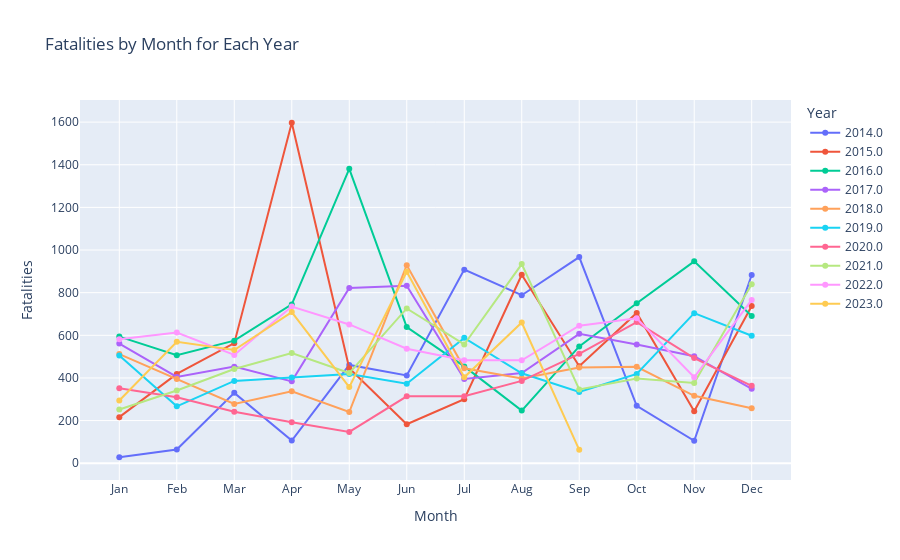

Here is the notebook cell this chart was saved with:
### Code cell
# Group data by year and month, and calculate the sum of 'Total Number of Dead and Missing'
fatalities_by_month = df.groupby(['Year', 'Month'])['Total Number of Dead and Missing'].sum().reset_index()

# Create an interactive line plot with Plotly
fig = px.line(fatalities_by_month, x='Month', y='Total Number of Dead and Missing',
              color='Year', labels={'Total Number of Dead and Missing': 'Fatalities'},
              title='Fatalities by Month for Each Year')

# Customize the hover behavior to display numbers
fig.update_traces(mode='markers+lines', hovertemplate='%{y}')

# Set the x-axis labels
fig.update_xaxes(tickmode='array', tickvals=list(range(1, 13)),
                 ticktext=['Jan', 'Feb', 'Mar', 'Apr', 'May', 'Jun', 'Jul', 'Aug', 'Sep', 'Oct', 'Nov', 'Dec'])

# Show the interactive plot
fig.show()

### Figure 1 — Plotly figure (JSON) as saved in the notebook; plotly's stock layout.template omitted (floating-point values rounded to 4 significant figures)
{"data": [{"hovertemplate": "%{y}", "legendgroup": "2014.0", "line": {"color": "#636efa", "dash": "solid"}, "marker": {"symbol": "circle"}, "mode": "markers+lines", "name": "2014.0", "orientation": "v", "showlegend": true, "type": "scatter", "x": [1, 2, 3, 4, 5, 6, 7, 8, 9, 10, 11, 12], "xaxis": "x", "y": [28, 64, 330, 106, 461, 412, 908, 788, 967, 269, 105, 883], "yaxis": "y"}, {"hovertemplate": "%{y}", "legendgroup": "2015.0", "line": {"color": "#EF553B", "dash": "solid"}, "marker": {"symbol": "circle"}, "mode": "markers+lines", "name": "2015.0", "orientation": "v", "showlegend": true, "type": "scatter", "x": [1, 2, 3, 4, 5, 6, 7, 8, 9, 10, 11, 12], "xaxis": "x", "y": [216, 419, 563, 1597, 446, 183, 300, 884, 455, 705, 244, 737], "yaxis": "y"}, {"hovertemplate": "%{y}", "legendgroup": "2016.0", "line": {"color": "#00cc96", "dash": "solid"}, "marker": {"symbol": "circle"}, "mode": "markers+lines", "name": "2016.0", "orientation": "v", "showlegend": true, "type": "scatter", "x": [1, 2, 3, 4, 5, 6, 7, 8, 9, 10, 11, 12], "xaxis": "x", "y": [594, 507, 575, 745, 1381, 639, 454, 247, 548, 750, 947, 691], "yaxis": "y"}, {"hovertemplate": "%{y}", "legendgroup": "2017.0", "line": {"color": "#ab63fa", "dash": "solid"}, "marker": {"symbol": "circle"}, "mode": "markers+lines", "name": "2017.0", "orientation": "v", "showlegend": true, "type": "scatter", "x": [1, 2, 3, 4, 5, 6, 7, 8, 9, 10, 11, 12], "xaxis": "x", "y": [561, 405, 453, 384, 822, 832, 395, 423, 607, 557, 502, 349], "yaxis": "y"}, {"hovertemplate": "%{y}", "legendgroup": "2018.0", "line": {"color": "#FFA15A", "dash": "solid"}, "marker": {"symbol": "circle"}, "mode": "markers+lines", "name": "2018.0", "orientation": "v", "showlegend": true, "type": "scatter", "x": [1, 2, 3, 4, 5, 6, 7, 8, 9, 10, 11, 12], "xaxis": "x", "y": [512, 395, 278, 337, 240, 929, 445, 398, 449, 452, 316, 258], "yaxis": "y"}, {"hovertemplate": "%{y}", "legendgroup": "2019.0", "line": {"color": "#19d3f3", "dash": "solid"}, "marker": {"symbol": "circle"}, "mode": "markers+lines", "name": "2019.0", "orientation": "v", "showlegend": true, "type": "scatter", "x": [1, 2, 3, 4, 5, 6, 7, 8, 9, 10, 11, 12], "xaxis": "x", "y": [505, 267, 386, 402, 419, 373, 588, 422, 334, 419, 704, 598], "yaxis": "y"}, {"hovertemplate": "%{y}", "legendgroup": "2020.0", "line": {"color": "#FF6692", "dash": "solid"}, "marker": {"symbol": "circle"}, "mode": "markers+lines", "name": "2020.0", "orientation": "v", "showlegend": true, "type": "scatter", "x": [1, 2, 3, 4, 5, 6, 7, 8, 9, 10, 11, 12], "xaxis": "x", "y": [352, 309, 241, 192, 147, 314, 314, 386, 513, 662, 493, 363], "yaxis": "y"}, {"hovertemplate": "%{y}", "legendgroup": "2021.0", "line": {"color": "#B6E880", "dash": "solid"}, "marker": {"symbol": "circle"}, "mode": "markers+lines", "name": "2021.0", "orientation": "v", "showlegend": true, "type": "scatter", "x": [1, 2, 3, 4, 5, 6, 7, 8, 9, 10, 11, 12], "xaxis": "x", "y": [252, 341, 442, 517, 423, 726, 557, 934, 346, 397, 376, 840], "yaxis": "y"}, {"hovertemplate": "%{y}", "legendgroup": "2022.0", "line": {"color": "#FF97FF", "dash": "solid"}, "marker": {"symbol": "circle"}, "mode": "markers+lines", "name": "2022.0", "orientation": "v", "showlegend": true, "type": "scatter", "x": [1, 2, 3, 4, 5, 6, 7, 8, 9, 10, 11, 12], "xaxis": "x", "y": [582, 613, 508, 735, 651, 537, 483, 483, 645, 680, 403, 766], "yaxis": "y"}, {"hovertemplate": "%{y}", "legendgroup": "2023.0", "line": {"color": "#FECB52", "dash": "solid"}, "marker": {"symbol": "circle"}, "mode": "markers+lines", "name": "2023.0", "orientation": "v", "showlegend": true, "type": "scatter", "x": [1, 2, 3, 4, 5, 6, 7, 8, 9], "xaxis": "x", "y": [294, 570, 531, 709, 357, 898, 403, 660, 63], "yaxis": "y"}], "layout": {"legend": {"title": {"text": "Year"}, "tracegroupgap": 0}, "title": {"text": "Fatalities by Month for Each Year"}, "xaxis": {"anchor": "y", "domain": [0, 1], "tickmode": "array", "ticktext": ["Jan", "Feb", "Mar", "Apr", "May", "Jun", "Jul", "Aug", "Sep", "Oct", "Nov", "Dec"], "tickvals": [1, 2, 3, 4, 5, 6, 7, 8, 9, 10, 11, 12], "title": {"text": "Month"}}, "yaxis": {"anchor": "x", "domain": [0, 1], "title": {"text": "Fatalities"}}}}
